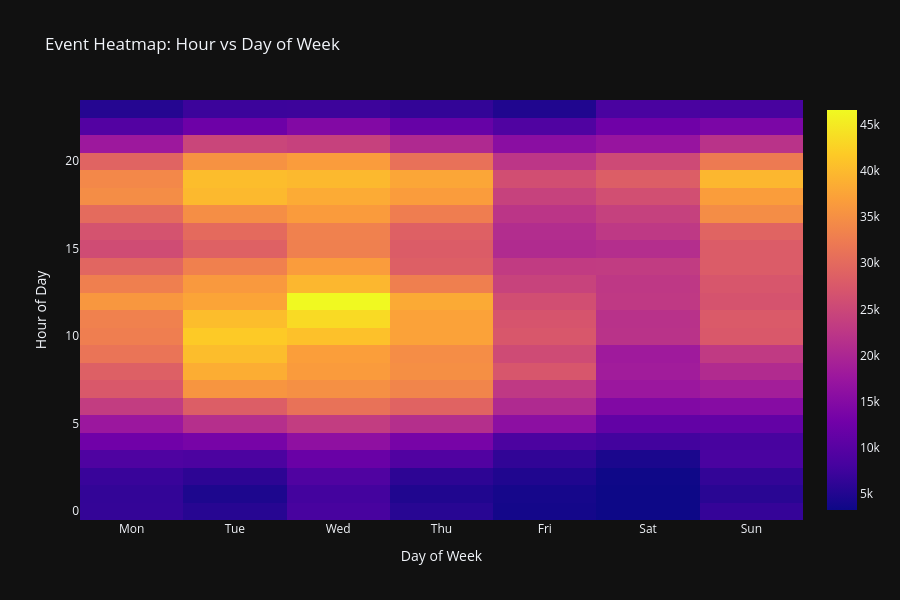

The cell this chart's notebook holds for it:
### Code cell
# %% [markdown]
# ### 4. MULTIVARIATE ANALYSIS

# %% [markdown]
# #### 4.1 Heatmap: Hour x Day of Week

# %%
# Create heatmap data
heatmap_data = df.groupby(['hour', 'day_of_week']).size().reset_index(name='count')
heatmap_pivot = heatmap_data.pivot(index='hour', columns='day_of_week', values='count')

# Rename columns
day_names = ['Mon', 'Tue', 'Wed', 'Thu', 'Fri', 'Sat', 'Sun']
heatmap_pivot.columns = [day_names[int(col)] for col in heatmap_pivot.columns]

fig = go.Figure(data=go.Heatmap(
    z=heatmap_pivot.values,
    x=heatmap_pivot.columns,
    y=heatmap_pivot.index,
    colorscale='Plasma',
    hoverongaps=False
))

fig.update_layout(
    title='Event Heatmap: Hour vs Day of Week',
    xaxis_title='Day of Week',
    yaxis_title='Hour of Day',
    template='plotly_dark',
    height=600
)
fig.show()

### Figure 1 — Plotly figure (JSON) as saved in the notebook; plotly's stock layout.template omitted (floating-point values rounded to 4 significant figures; data arrays with more than 128 entries replaced by an {"elided": "..."} marker saying what was removed)
{"data": [{"colorscale": [[0, "#0d0887"], [0.1111, "#46039f"], [0.2222, "#7201a8"], [0.3333, "#9c179e"], [0.4444, "#bd3786"], [0.5556, "#d8576b"], [0.6667, "#ed7953"], [0.7778, "#fb9f3a"], [0.8889, "#fdca26"], [1, "#f0f921"]], "hoverongaps": false, "type": "heatmap", "x": ["Mon", "Tue", "Wed", "Thu", "Fri", "Sat", "Sun"], "y": [0, 1, 2, 3, 4, 5, 6, 7, 8, 9, 10, 11, 12, 13, 14, 15, 16, 17, 18, 19, 20, 21, 22, 23], "z": {"elided": "24x7 int values"}}], "layout": {"height": 600, "title": {"text": "Event Heatmap: Hour vs Day of Week"}, "xaxis": {"title": {"text": "Day of Week"}}, "yaxis": {"title": {"text": "Hour of Day"}}}}
